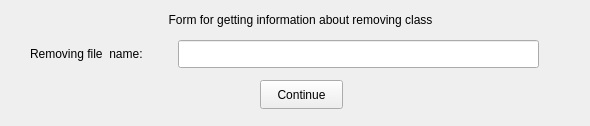
<?xml version="1.0" encoding="UTF-8"?>
<ui version="4.0">
 <class>RmvForm</class>
 <widget class="QWidget" name="RmvForm">
  <property name="geometry">
   <rect>
    <x>0</x>
    <y>0</y>
    <width>590</width>
    <height>126</height>
   </rect>
  </property>
  <property name="windowTitle">
   <string>Form</string>
  </property>
  <widget class="QPushButton" name="EndButton">
   <property name="geometry">
    <rect>
     <x>260</x>
     <y>80</y>
     <width>83</width>
     <height>29</height>
    </rect>
   </property>
   <property name="text">
    <string>Continue</string>
   </property>
  </widget>
  <widget class="QLabel" name="label">
   <property name="geometry">
    <rect>
     <x>120</x>
     <y>10</y>
     <width>361</width>
     <height>20</height>
    </rect>
   </property>
   <property name="text">
    <string>Form for getting information about removing class</string>
   </property>
   <property name="textFormat">
    <enum>Qt::AutoText</enum>
   </property>
   <property name="alignment">
    <set>Qt::AlignCenter</set>
   </property>
  </widget>
  <widget class="QLabel" name="label_4">
   <property name="geometry">
    <rect>
     <x>30</x>
     <y>40</y>
     <width>141</width>
     <height>28</height>
    </rect>
   </property>
   <property name="text">
    <string>Removing file  name:</string>
   </property>
  </widget>
  <widget class="QLineEdit" name="search">
   <property name="geometry">
    <rect>
     <x>178</x>
     <y>40</y>
     <width>361</width>
     <height>28</height>
    </rect>
   </property>
  </widget>
 </widget>
 <resources/>
 <connections/>
</ui>
